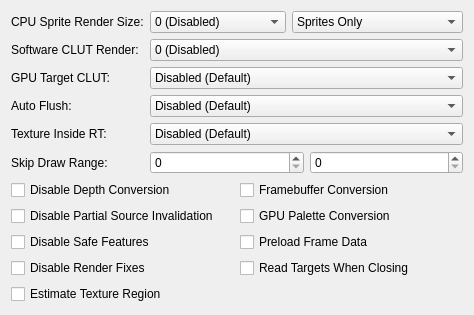
     <widget class="QWidget" name="hardwareFixesTab">
      <attribute name="title">
       <string>Hardware Fixes</string>
      </attribute>
      <layout class="QFormLayout" name="hardwareFixesLayout">
       <item row="1" column="0">
        <widget class="QLabel" name="cpuCLUTRenderLabel">
         <property name="text">
          <string>CPU Sprite Render Size:</string>
         </property>
        </widget>
       </item>
       <item row="1" column="1">
        <layout class="QHBoxLayout" name="cpuCLUTRenderLayout" stretch="1,0">
         <item>
          <widget class="QComboBox" name="cpuSpriteRenderBW">
           <item>
            <property name="text">
             <string>0 (Disabled)</string>
            </property>
           </item>
           <item>
            <property name="text">
             <string>1 (64 Max Width)</string>
            </property>
           </item>
           <item>
            <property name="text">
             <string>2 (128 Max Width)</string>
            </property>
           </item>
           <item>
            <property name="text">
             <string>3 (192 Max Width)</string>
            </property>
           </item>
           <item>
            <property name="text">
             <string>4 (256 Max Width)</string>
            </property>
           </item>
           <item>
            <property name="text">
             <string>5 (320 Max Width)</string>
            </property>
           </item>
           <item>
            <property name="text">
             <string>6 (384 Max Width)</string>
            </property>
           </item>
           <item>
            <property name="text">
             <string>7 (448 Max Width)</string>
            </property>
           </item>
           <item>
            <property name="text">
             <string>8 (512 Max Width)</string>
            </property>
           </item>
           <item>
            <property name="text">
             <string>9 (576 Max Width)</string>
            </property>
           </item>
           <item>
            <property name="text">
             <string>10 (640 Max Width)</string>
            </property>
           </item>
          </widget>
         </item>
         <item>
          <widget class="QComboBox" name="cpuSpriteRenderLevel">
           <item>
            <property name="text">
             <string>Sprites Only</string>
            </property>
           </item>
           <item>
            <property name="text">
             <string>Sprites/Triangles</string>
            </property>
           </item>
           <item>
            <property name="text">
             <string>Blended Sprites/Triangles</string>
            </property>
           </item>
          </widget>
         </item>
        </layout>
       </item>
       <item row="2" column="0">
        <widget class="QLabel" name="swCLUTLabel">
         <property name="text">
          <string>Software CLUT Render:</string>
         </property>
        </widget>
       </item>
       <item row="2" column="1">
        <widget class="QComboBox" name="cpuCLUTRender">
         <property name="currentText">
          <string extracomment="0 (Disabled)">0 (Disabled)</string>
         </property>
         <property name="currentIndex">
          <number>0</number>
         </property>
         <item>
          <property name="text">
           <string>0 (Disabled)</string>
          </property>
         </item>
         <item>
          <property name="text">
           <string>1 (Normal)</string>
          </property>
         </item>
         <item>
          <property name="text">
           <string>2 (Aggressive)</string>
          </property>
         </item>
        </widget>
       </item>
       <item row="3" column="0">
        <widget class="QLabel" name="gpuTargetCLUTLabel">
         <property name="text">
          <string extracomment="CLUT: Color Look Up Table, often referred to as a palette in non-PS2 things.  GPU Target CLUT: GPU handling of when a game uses data from a render target as a CLUT.">GPU Target CLUT:</string>
         </property>
        </widget>
       </item>
       <item row="3" column="1">
        <widget class="QComboBox" name="gpuTargetCLUTMode">
         <item>
          <property name="text">
           <string>Disabled (Default)</string>
          </property>
         </item>
         <item>
          <property name="text">
           <string>Enabled (Exact Match)</string>
          </property>
         </item>
         <item>
          <property name="text">
           <string>Enabled (Check Inside Target)</string>
          </property>
         </item>
        </widget>
       </item>
       <item row="4" column="0">
        <widget class="QLabel" name="hwAutoFlushLabel">
         <property name="text">
          <string>Auto Flush:</string>
         </property>
        </widget>
       </item>
       <item row="4" column="1">
        <widget class="QComboBox" name="hwAutoFlush">
         <item>
          <property name="text">
           <string>Disabled (Default)</string>
          </property>
         </item>
         <item>
          <property name="text">
           <string>Enabled (Sprites Only)</string>
          </property>
         </item>
         <item>
          <property name="text">
           <string>Enabled (All Primitives)</string>
          </property>
         </item>
        </widget>
       </item>
       <item row="5" column="0">
        <widget class="QLabel" name="texInRTLabel">
         <property name="text">
          <string>Texture Inside RT:</string>
         </property>
        </widget>
       </item>
       <item row="5" column="1">
        <widget class="QComboBox" name="textureInsideRt">
         <item>
          <property name="text">
           <string>Disabled (Default)</string>
          </property>
         </item>
         <item>
          <property name="text">
           <string>Inside Target</string>
          </property>
         </item>
         <item>
          <property name="text">
           <string>Merge Targets</string>
          </property>
         </item>
        </widget>
       </item>
       <item row="6" column="0">
        <widget class="QLabel" name="skipDrawLabel">
         <property name="text">
          <string>Skip Draw Range:</string>
         </property>
        </widget>
       </item>
       <item row="6" column="1">
        <layout class="QHBoxLayout" name="skipDrawLayout">
         <item>
          <widget class="QSpinBox" name="skipDrawStart">
           <property name="maximum">
            <number>10000</number>
           </property>
          </widget>
         </item>
         <item>
          <widget class="QSpinBox" name="skipDrawEnd">
           <property name="maximum">
            <number>10000</number>
           </property>
          </widget>
         </item>
        </layout>
       </item>
       <item row="7" column="0" colspan="2">
        <layout class="QGridLayout" name="hwFixesLayout">
         <item row="0" column="0">
          <widget class="QCheckBox" name="disableDepthEmulation">
           <property name="text">
            <string>Disable Depth Conversion</string>
           </property>
          </widget>
         </item>
         <item row="1" column="0">
          <widget class="QCheckBox" name="disablePartialInvalidation">
           <property name="text">
            <string>Disable Partial Source Invalidation</string>
           </property>
          </widget>
         </item>
         <item row="2" column="0">
          <widget class="QCheckBox" name="disableSafeFeatures">
           <property name="text">
            <string>Disable Safe Features</string>
           </property>
          </widget>
         </item>
         <item row="3" column="1">
          <widget class="QCheckBox" name="readTCOnClose">
           <property name="text">
            <string>Read Targets When Closing</string>
           </property>
          </widget>
         </item>
         <item row="2" column="1">
          <widget class="QCheckBox" name="preloadFrameData">
           <property name="text">
            <string>Preload Frame Data</string>
           </property>
          </widget>
         </item>
         <item row="1" column="1">
          <widget class="QCheckBox" name="gpuPaletteConversion">
           <property name="text">
            <string>GPU Palette Conversion</string>
           </property>
          </widget>
         </item>
         <item row="0" column="1">
          <widget class="QCheckBox" name="frameBufferConversion">
           <property name="text">
            <string>Framebuffer Conversion</string>
           </property>
          </widget>
         </item>
         <item row="4" column="0">
          <widget class="QCheckBox" name="estimateTextureRegion">
           <property name="text">
            <string>Estimate Texture Region</string>
           </property>
          </widget>
         </item>
         <item row="3" column="0">
          <widget class="QCheckBox" name="disableRenderFixes">
           <property name="text">
            <string>Disable Render Fixes</string>
           </property>
          </widget>
         </item>
        </layout>
       </item>
      </layout>
     </widget>
